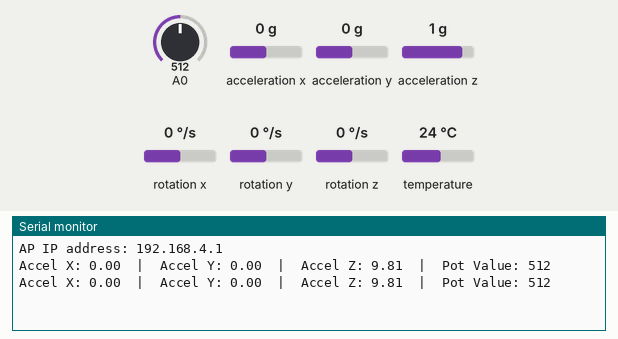
Recording of a sketch running on a simulated ESP8266 (NodeMCU). Shown: the last lines printed to the serial monitor. Inputs (shaded band) come from the test bench; at power-on: acceleration x 0 g, A0 = 512, acceleration y 0 g, acceleration z 1 g, rotation x 0 °/s, rotation y 0 °/s, rotation z 0 °/s, temperature 24 °C.

Above: at 1.2 s.
1.3 s: acceleration x set to -1.4 g
At 2.6 s:
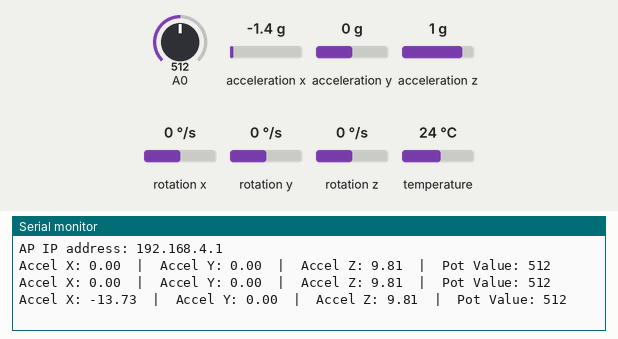
2.8 s: A0 set to 716
At 3.8 s:
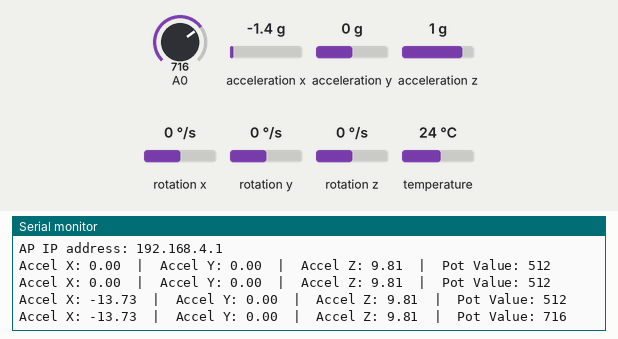
4.3 s: acceleration y set to -1.4 g
At 5.6 s:
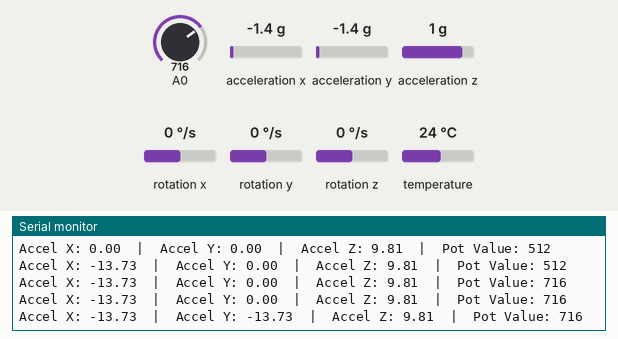
5.8 s: acceleration z set to -1.4 g
At 6.9 s:
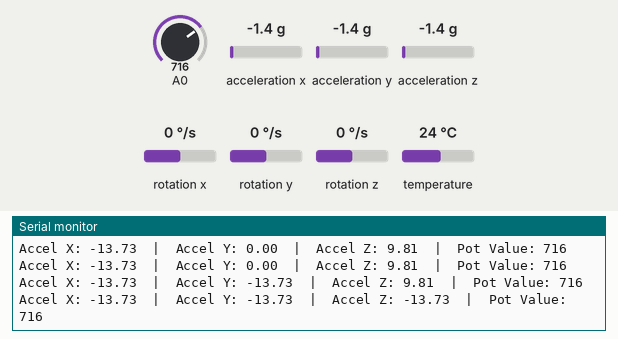
7.3 s: A0 set to 992
At 8.9 s:
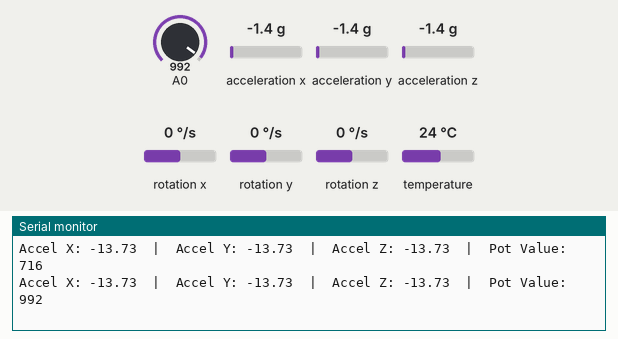
Timing chart, 0 to 9.8 s (numbered marks = the images above; inputs shaded):
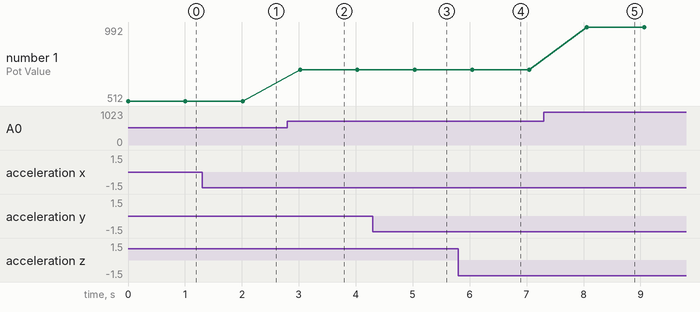

Measured:
- after the input at 1.3 s, the serial monitor: prints a new line after 0.71 s (image 1)
- after the input at 2.8 s, the serial monitor: prints a new line after 0.22 s (image 2)
- after the input at 4.3 s, the serial monitor: prints a new line after 0.74 s (image 3)
- after the input at 5.8 s, the serial monitor: prints a new line after 0.24 s (image 4)
- after the input at 7.3 s, the serial monitor: prints a new line after 0.76 s (image 5)
- plotted number 1: 512 → 716 after the input at 2.8 s, 716 → 992 after the input at 7.3 s

The sketch:

server_final_code.ino
```cpp
#include <ESP8266WiFi.h>
#include "ESPAsyncWebServer.h"

#include <Wire.h>
#include <Adafruit_Sensor.h>
#include <Adafruit_MPU6050.h>

const char* ssid = "Arm";
const char* password = "123456789";

Adafruit_MPU6050 mpu;

AsyncWebServer server(80);

String readAccelX() {
  sensors_event_t a, g, temp;
  mpu.getEvent(&a, &g, &temp);
  return String(a.acceleration.x);
}

String readAccelY() {
  sensors_event_t a, g, temp;
  mpu.getEvent(&a, &g, &temp);
  return String(a.acceleration.y);
}

String readAccelZ() {
  sensors_event_t a, g, temp;
  mpu.getEvent(&a, &g, &temp);
  return String(a.acceleration.z);
}

String readA() {
  int potValue = analogRead(A0);
  return String(potValue);
}

void setup() {
  Serial.begin(115200);
  Serial.println();

  WiFi.softAP(ssid, password);

  IPAddress IP = WiFi.softAPIP();
  Serial.print("AP IP address: ");
  Serial.println(IP);

  server.on("/accelX", HTTP_GET, [](AsyncWebServerRequest *request){
    request->send_P(200, "text/plain", readAccelX().c_str());
  });
  server.on("/accelY", HTTP_GET, [](AsyncWebServerRequest *request){
    request->send_P(200, "text/plain", readAccelY().c_str());
  });
  server.on("/accelZ", HTTP_GET, [](AsyncWebServerRequest *request){
    request->send_P(200, "text/plain", readAccelZ().c_str());
  });
  server.on("/A", HTTP_GET, [](AsyncWebServerRequest *request){
    request->send_P(200, "text/plain", readA().c_str());
  });

  bool status = mpu.begin();
  if (!status) {
    Serial.println("Could not find a valid MPU6050 sensor, check wiring!");
    while (1);
  }

  server.begin();
}

void loop() {
  Serial.print("Accel X: ");
  Serial.print(readAccelX());
  Serial.print("  |  Accel Y: ");
  Serial.print(readAccelY());
  Serial.print("  |  Accel Z: ");
  Serial.print(readAccelZ());
  Serial.print("  |  Pot Value: ");
  Serial.println(readA());
  delay(1000);
}
```
